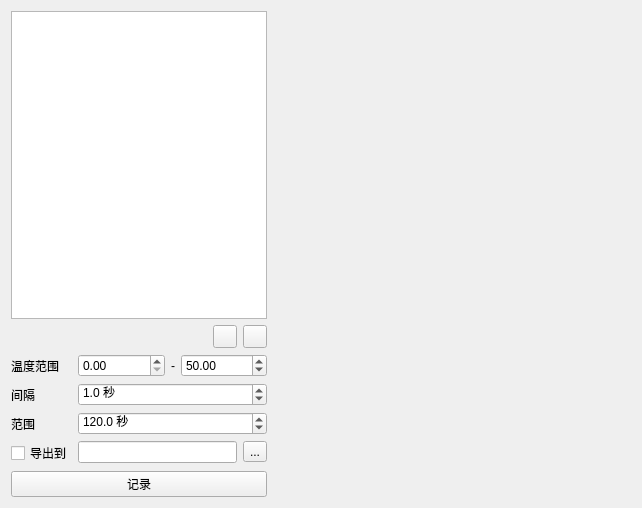
<?xml version="1.0" encoding="UTF-8"?>
<ui version="4.0">
 <class>TemperatureView</class>
 <widget class="QWidget" name="TemperatureView">
  <property name="geometry">
   <rect>
    <x>0</x>
    <y>0</y>
    <width>642</width>
    <height>508</height>
   </rect>
  </property>
  <property name="windowTitle">
   <string>Form</string>
  </property>
  <layout class="QGridLayout" name="gridLayout" columnstretch="0,1">
   <item row="0" column="0">
    <layout class="QVBoxLayout" name="verticalLayout">
     <item>
      <widget class="QWidget" name="options" native="true">
       <layout class="QVBoxLayout" name="verticalLayout_2">
        <property name="leftMargin">
         <number>0</number>
        </property>
        <property name="topMargin">
         <number>0</number>
        </property>
        <property name="rightMargin">
         <number>0</number>
        </property>
        <property name="bottomMargin">
         <number>0</number>
        </property>
        <item>
         <widget class="QTreeView" name="sources">
          <property name="indentation">
           <number>0</number>
          </property>
          <property name="rootIsDecorated">
           <bool>false</bool>
          </property>
          <property name="itemsExpandable">
           <bool>false</bool>
          </property>
         </widget>
        </item>
        <item>
         <layout class="QHBoxLayout" name="horizontalLayout">
          <item>
           <spacer name="horizontalSpacer">
            <property name="orientation">
             <enum>Qt::Horizontal</enum>
            </property>
            <property name="sizeHint" stdset="0">
             <size>
              <width>40</width>
              <height>20</height>
             </size>
            </property>
           </spacer>
          </item>
          <item>
           <widget class="QToolButton" name="addSource">
            <property name="icon">
             <iconset resource="../Core/Icons.qrc">
              <normaloff>:/icons/plus.png</normaloff>:/icons/plus.png</iconset>
            </property>
           </widget>
          </item>
          <item>
           <widget class="QToolButton" name="removeSource">
            <property name="icon">
             <iconset resource="../Core/Icons.qrc">
              <normaloff>:/icons/minus.png</normaloff>:/icons/minus.png</iconset>
            </property>
           </widget>
          </item>
         </layout>
        </item>
        <item>
         <layout class="QFormLayout" name="formLayout">
          <item row="0" column="0">
           <widget class="QLabel" name="label_2">
            <property name="text">
             <string>温度范围</string>
            </property>
           </widget>
          </item>
          <item row="0" column="1">
           <layout class="QHBoxLayout" name="horizontalLayout_2" stretch="1,0,1">
            <item>
             <widget class="QDoubleSpinBox" name="tempMin">
              <property name="maximum">
               <double>2000.000000000000000</double>
              </property>
             </widget>
            </item>
            <item>
             <widget class="QLabel" name="label_3">
              <property name="text">
               <string>-</string>
              </property>
             </widget>
            </item>
            <item>
             <widget class="QDoubleSpinBox" name="tempMax">
              <property name="maximum">
               <double>2000.000000000000000</double>
              </property>
              <property name="value">
               <double>50.000000000000000</double>
              </property>
             </widget>
            </item>
           </layout>
          </item>
          <item row="1" column="0">
           <widget class="QLabel" name="label">
            <property name="text">
             <string>间隔</string>
            </property>
           </widget>
          </item>
          <item row="1" column="1">
           <widget class="QDoubleSpinBox" name="interval">
            <property name="suffix">
             <string> 秒</string>
            </property>
            <property name="decimals">
             <number>1</number>
            </property>
            <property name="minimum">
             <double>0.100000000000000</double>
            </property>
            <property name="value">
             <double>1.000000000000000</double>
            </property>
           </widget>
          </item>
          <item row="2" column="0">
           <widget class="QLabel" name="label_4">
            <property name="text">
             <string>范围</string>
            </property>
           </widget>
          </item>
          <item row="2" column="1">
           <widget class="QDoubleSpinBox" name="range">
            <property name="suffix">
             <string> 秒</string>
            </property>
            <property name="decimals">
             <number>1</number>
            </property>
            <property name="maximum">
             <double>1000000.000000000000000</double>
            </property>
            <property name="value">
             <double>120.000000000000000</double>
            </property>
           </widget>
          </item>
          <item row="3" column="0">
           <widget class="QCheckBox" name="exportEnable">
            <property name="text">
             <string>导出到</string>
            </property>
           </widget>
          </item>
          <item row="3" column="1">
           <layout class="QHBoxLayout" name="horizontalLayout_3">
            <item>
             <widget class="QLineEdit" name="exportPath"/>
            </item>
            <item>
             <widget class="QToolButton" name="exportBrowse">
              <property name="text">
               <string>...</string>
              </property>
             </widget>
            </item>
           </layout>
          </item>
         </layout>
        </item>
       </layout>
      </widget>
     </item>
     <item>
      <widget class="QPushButton" name="record">
       <property name="text">
        <string>记录</string>
       </property>
       <property name="checkable">
        <bool>true</bool>
       </property>
      </widget>
     </item>
    </layout>
   </item>
   <item row="0" column="1">
    <widget class="QtCharts::QChartView" name="chart" native="true"/>
   </item>
  </layout>
 </widget>
 <customwidgets>
  <customwidget>
   <class>QtCharts::QChartView</class>
   <extends>QWidget</extends>
   <header>QtCharts/QChartView</header>
   <container>1</container>
  </customwidget>
 </customwidgets>
 <resources>
  <include location="../Core/Icons.qrc"/>
 </resources>
 <connections/>
</ui>
